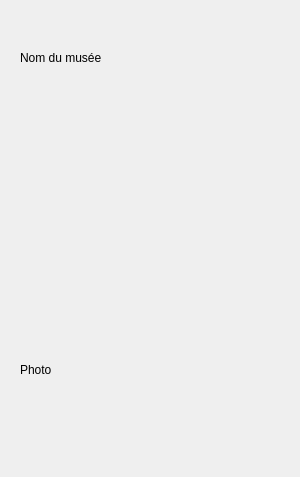
<?xml version="1.0" encoding="UTF-8"?>
<ui version="4.0">
 <class>MuseesMozaicWidget</class>
 <widget class="QWidget" name="MuseesMozaicWidget">
  <property name="geometry">
   <rect>
    <x>0</x>
    <y>0</y>
    <width>300</width>
    <height>477</height>
   </rect>
  </property>
  <property name="minimumSize">
   <size>
    <width>300</width>
    <height>477</height>
   </size>
  </property>
  <property name="windowTitle">
   <string>Form</string>
  </property>
  <property name="styleSheet">
   <string notr="true">background-color: rgb( 	207, 181, 59);</string>
  </property>
  <layout class="QGridLayout" name="gridLayout_3">
   <item row="0" column="0">
    <widget class="WidgetStyleSheet" name="widget" native="true">
     <layout class="QGridLayout" name="gridLayout_2">
      <item row="0" column="0">
       <layout class="QVBoxLayout" name="verticalLayout">
        <item>
         <widget class="QLabel" name="label_nomMusee">
          <property name="maximumSize">
           <size>
            <width>16777215</width>
            <height>75</height>
           </size>
          </property>
          <property name="text">
           <string>Nom du musée</string>
          </property>
         </widget>
        </item>
        <item>
         <layout class="QGridLayout" name="gridLayout">
          <item row="0" column="1">
           <widget class="QLabel" name="droite_adresse">
            <property name="text">
             <string/>
            </property>
           </widget>
          </item>
          <item row="1" column="0">
           <widget class="QLabel" name="gauche_horaires">
            <property name="text">
             <string/>
            </property>
           </widget>
          </item>
          <item row="2" column="1">
           <widget class="QLabel" name="droite_fermeture">
            <property name="text">
             <string/>
            </property>
           </widget>
          </item>
          <item row="1" column="1">
           <widget class="QLabel" name="droite_horaires">
            <property name="text">
             <string/>
            </property>
           </widget>
          </item>
          <item row="0" column="0">
           <widget class="QLabel" name="gauche_adresse">
            <property name="text">
             <string/>
            </property>
           </widget>
          </item>
          <item row="2" column="0">
           <widget class="QLabel" name="gauche_fermeture">
            <property name="text">
             <string/>
            </property>
           </widget>
          </item>
          <item row="3" column="0">
           <widget class="QLabel" name="gauche_nocturnes">
            <property name="text">
             <string/>
            </property>
           </widget>
          </item>
          <item row="3" column="1">
           <widget class="QLabel" name="droite_nocturnes">
            <property name="text">
             <string/>
            </property>
           </widget>
          </item>
         </layout>
        </item>
        <item>
         <widget class="QLabel" name="label_photo">
          <property name="text">
           <string>Photo</string>
          </property>
         </widget>
        </item>
       </layout>
      </item>
     </layout>
    </widget>
   </item>
  </layout>
 </widget>
 <customwidgets>
  <customwidget>
   <class>WidgetStyleSheet</class>
   <extends>QWidget</extends>
   <header>widgetstylesheet.h</header>
   <container>1</container>
  </customwidget>
 </customwidgets>
 <resources/>
 <connections/>
</ui>
